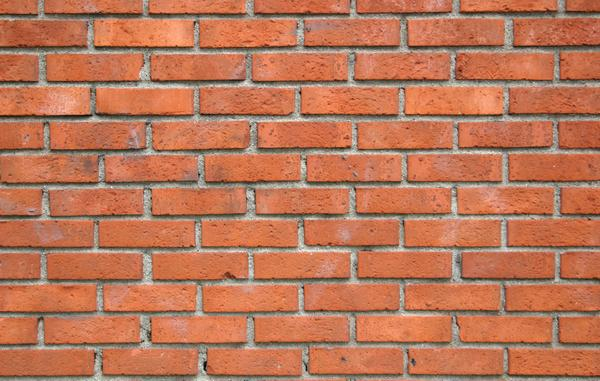
#> input picture lab8/pictures_src/brick.png, 600 x 381 px; its folder holds only this picture in this run
$ python main.py
#> lines starting #> are read from the running program, lines starting #| are printed output that depends on the picture
import os
import glob
import colorsys
import numpy as np
from pathlib import Path
from PIL import Image
import matplotlib.pyplot as plt

SRC_DIR = "pictures_src"
DST_DIR = "pictures_results"
os.makedirs(DST_DIR, exist_ok=True)

D = 1
G = 16

def rgb_to_hls_arr(img: np.ndarray):
    hls = np.zeros_like(img, dtype=float)
    for i in range(img.shape[0]):
        for j in range(img.shape[1]):
            r, g, b = img[i, j] / 255.0
            h, l, s = colorsys.rgb_to_hls(r, g, b)
            hls[i, j] = (h, l, s)
    return hls[:, :, 0], hls[:, :, 1], hls[:, :, 2]

def hls_to_rgb_arr(H, L, S):
    out = np.zeros((H.shape[0], H.shape[1], 3), dtype=np.uint8)
    for i in range(H.shape[0]):
        for j in range(H.shape[1]):
            r, g, b = colorsys.hls_to_rgb(H[i, j], L[i, j], S[i, j])
            out[i, j] = (int(r * 255), int(g * 255), int(b * 255))
    return out

def equalize_histogram(L: np.ndarray):
    flat = (L * 255).astype(int).ravel()
    hist = np.bincount(flat, minlength=256)
    cdf = hist.cumsum()
    cdf_norm = (cdf - cdf.min()) / (cdf.max() - cdf.min())
    L_eq = cdf_norm[flat].reshape(L.shape)
    return L_eq

def compute_ngldm(L_gray: np.ndarray, d=1, G=16):
    bins = np.linspace(0, 256, G + 1)
    Q = np.digitize(L_gray, bins) - 1  # 0..G-1
    h, w = Q.shape
    offsets = [(-d, -d), (-d, 0), (-d, d), (0, -d), (0, d), (d, -d), (d, 0), (d, d)]
    max_dep = len(offsets)
    S = np.zeros((G, max_dep + 1), dtype=int)

    for i in range(h):
        for j in range(w):
            g = Q[i, j]
            cnt = 0
            for dy, dx in offsets:
                y, x = i + dy, j + dx
                if 0 <= y < h and 0 <= x < w and Q[y, x] == g:
                    cnt += 1
            S[g, cnt] += 1
    return S

def compute_features(S: np.ndarray):
    P = S.sum()
    if P == 0:
        return 0.0, 0.0, 0.0
    i_idx = np.arange(S.shape[0])[:, None]
    j_idx = np.arange(S.shape[1])[None, :]

    NN = (j_idx * S).sum() / P
    SM = (S[:, 1:] / (j_idx[:, 1:] + 1)**2).sum() / P  # избегаем деления на 0
    probs = S[S > 0] / P
    ENT = -np.sum(probs * np.log2(probs))

    return NN, SM, ENT

def process_image(path: str):
#> called with path = 'pictures_src/brick.png'
    name = Path(path).stem
    img = Image.open(path).convert("RGB")
#> img is the input picture: PIL image 600x381 RGB; mean R, G, B 187.5, 118.5, 88.4
    arr = np.array(img)

    H, L, S = rgb_to_hls_arr(arr)
#> after the loop in rgb_to_hls_arr, `for i in range(img.shape[0]):`:
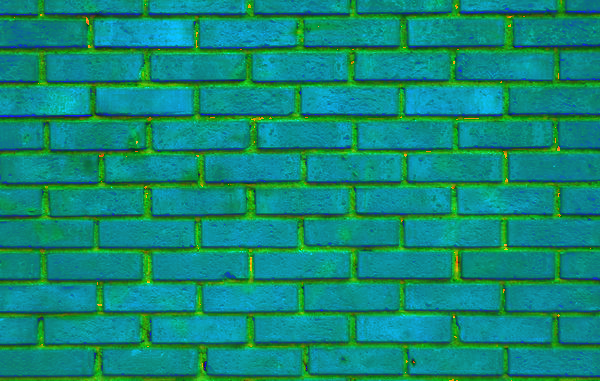
#> hls: shape (381, 600, 3) float64; mean R, G, B 0.0643, 0.541, 0.472
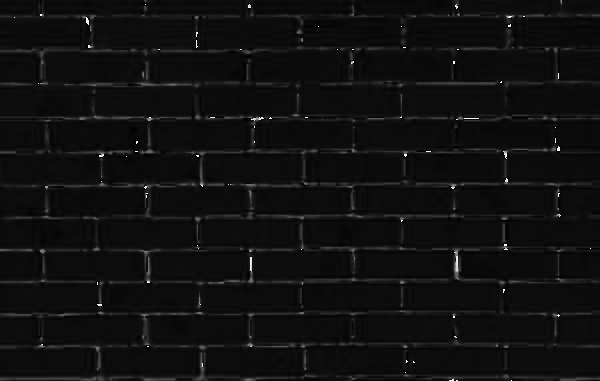
#> H: shape (381, 600) float64; min 0, max 0.996, mean 0.0643
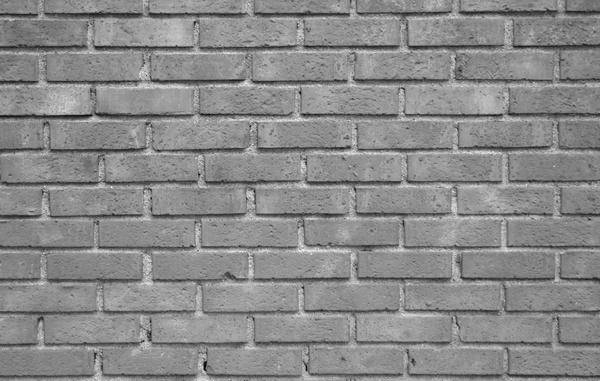
#> L: shape (381, 600) float64; min 0.0157, max 0.949, mean 0.541
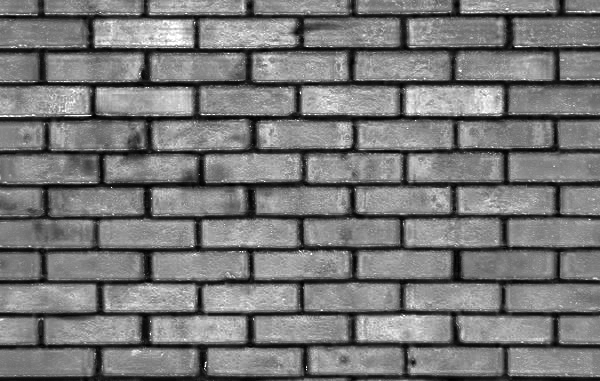
#> S: shape (381, 600) float64; min 0, max 1, mean 0.472
    L_gray = (L * 255).astype(np.uint8)

    S_ngl = compute_ngldm(L_gray, d=D, G=G)
    NN0, SM0, ENT0 = compute_features(S_ngl)
#> in compute_features, `P = S.sum()`: P = 228600
#> in compute_features, `NN = (j_idx * S).sum() / P`: NN = 3.87
#> in compute_features, `SM = (S[:, 1:] / (j_idx[:, 1:] + 1)**2).sum() / P`: SM = 0.0714
#> in compute_features, `probs = S[S > 0] / P`: probs = 119 values, max 0.0523 at index 77, min 4.37e-06 at index 2, mean 0.0084
#> in compute_features, `ENT = -np.sum(probs * np.log2(probs))`: ENT = 5.51
#> NN0 = 3.87; SM0 = 0.0714; ENT0 = 5.51

    L_eq = equalize_histogram(L)
#> in equalize_histogram, `hist = np.bincount(flat, minlength=256)`: hist = 256 values, max 7257 at index 147, min 0 at index 0, mean 893
#> in equalize_histogram, `cdf = hist.cumsum()`: cdf = 256 values from 0 to 228600
#> in equalize_histogram, `cdf_norm = (cdf - cdf.min()) / (cdf.max() - cdf.min())`: cdf_norm = 256 values from 0 to 1
#> in equalize_histogram, `L_eq = cdf_norm[flat].reshape(L.shape)`:
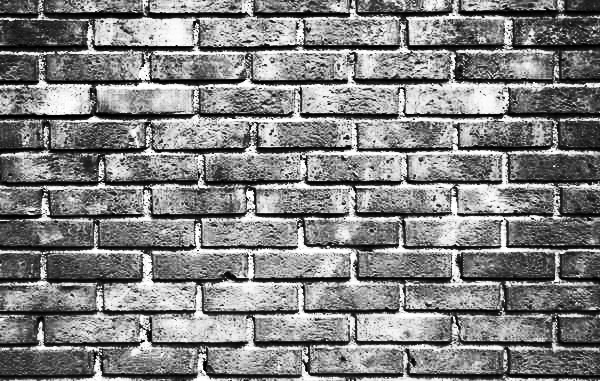
#> L_eq: shape (381, 600) float64; min 4.37e-06, max 1, mean 0.507
    L_eq_gray = (L_eq * 255).astype(np.uint8)
    arr_eq = hls_to_rgb_arr(H, L_eq, S)
#> after the loop in hls_to_rgb_arr, `for i in range(H.shape[0]):`:
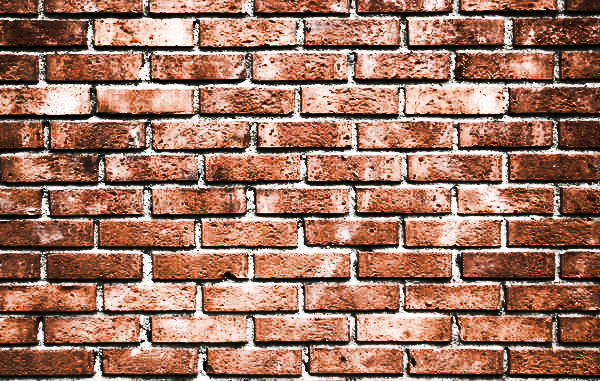
#> out: shape (381, 600, 3); mean of channels 0, 1, 2 160.3, 116, 97.4; drawn as R, G, B

    S_ngl_eq = compute_ngldm(L_eq_gray, d=D, G=G)
    NN1, SM1, ENT1 = compute_features(S_ngl_eq)
#> NN1 = 1.94; SM1 = 0.103; ENT1 = 6.36

    Image.fromarray(arr).save(os.path.join(DST_DIR, f"{name}_orig.png"))
    Image.fromarray(L_gray).save(os.path.join(DST_DIR, f"{name}_gray.png"))
    Image.fromarray(L_eq_gray).save(os.path.join(DST_DIR, f"{name}_gray_eq.png"))
    Image.fromarray(arr_eq).save(os.path.join(DST_DIR, f"{name}_color_eq.png"))

    plt.figure(); plt.hist(L_gray.ravel(), bins=256); plt.title("L до");
    plt.savefig(os.path.join(DST_DIR, f"{name}_hist_before.png")); plt.close()
    plt.figure(); plt.hist(L_eq_gray.ravel(), bins=256); plt.title("L после");
    plt.savefig(os.path.join(DST_DIR, f"{name}_hist_after.png")); plt.close()

    plt.figure(figsize=(10, 6))
    plt.imshow(np.log1p(S_ngl), cmap='viridis', aspect='auto')
    plt.colorbar(label='Log(count)')
    plt.title("NGLDM Matrix (log scale)")
    plt.xlabel("Dependence count")
    plt.ylabel("Gray level")
    plt.tight_layout()
    plt.savefig(os.path.join(DST_DIR, f"{name}_ngldm.png"), dpi=100)
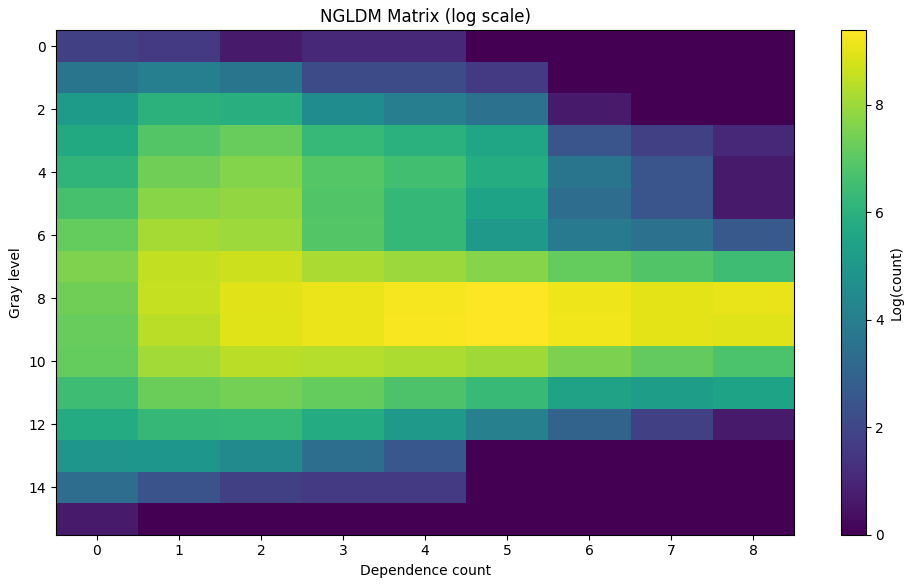
#> figure drawn by matplotlib, 2 panels
    plt.close()

    with open(os.path.join(DST_DIR, f"{name}_features.txt"), "w", encoding="utf-8") as f:
        f.write(f"NN до: {NN0:.4f}\nSM до: {SM0:.4f}\nENT до: {ENT0:.4f}\n")
        f.write(f"NN после: {NN1:.4f}\nSM после: {SM1:.4f}\nENT после: {ENT1:.4f}\n")

    print(f"[✓] {name}: NN {NN0:.2f}->{NN1:.2f}, SM {SM0:.4f}->{SM1:.4f}, ENT {ENT0:.2f}->{ENT1:.2f}")
#| [✓] brick: NN 3.87->1.94, SM 0.0714->0.1031, ENT 5.51->6.36

def main():
    files = glob.glob(os.path.join(SRC_DIR, "*.*"))
    for path in files:
        try:
            process_image(path)
        except Exception as e:
            print(f"[!] {path} — ошибка: {e}")

if __name__ == "__main__":
    main()
